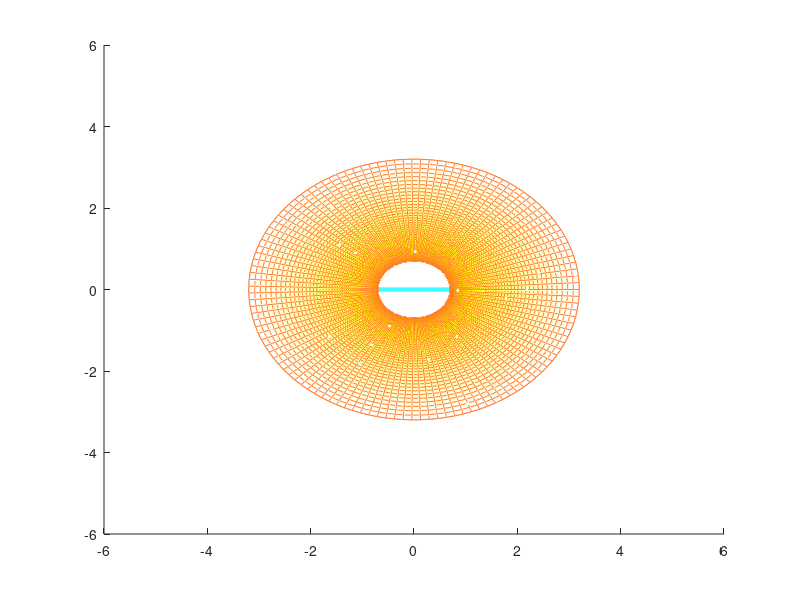

Here is the MATLAB script that generated this plot: (Note: this script raises an error after producing the figure.)
clc;
clear;
close all;

% ===== Lower resolution (FAST) =====
[u,v] = meshgrid(linspace(0,2*pi,120), linspace(-2.2,2.2,120));

b = 0.7;
r = b * cosh(v);

X = r .* cos(u);
Y = r .* sin(u);
Z = v;

figure('Color','black');
hold on;

% Wormhole surface
surf(X,Y,Z, ...
    'EdgeColor',[1 0.5 0.2], ...
    'LineWidth',0.3, ...
    'FaceColor','interp');

% ===== TIME LINE =====
x_line = linspace(-1.2,1.2,200);
y_line = zeros(size(x_line));
z_line = zeros(size(x_line));

plot3(x_line,y_line,z_line,'c','LineWidth',3);

% ===== Simple stars (lightweight) =====
numStars = 200;
xs = (rand(1,numStars)-0.5)*10;
ys = (rand(1,numStars)-0.5)*10;
zs = (rand(1,numStars)-0.5)*10;
scatter3(xs,ys,zs,5,'w','filled');

% ===== Look =====
colormap(hot);
lighting phong;
camlight headlight;
shading interp;

set(gca,'Color','black');
axis off;
daspect([1 1 1]);
view(40,18);

title('Wormhole with Time Line ','Color','white');
